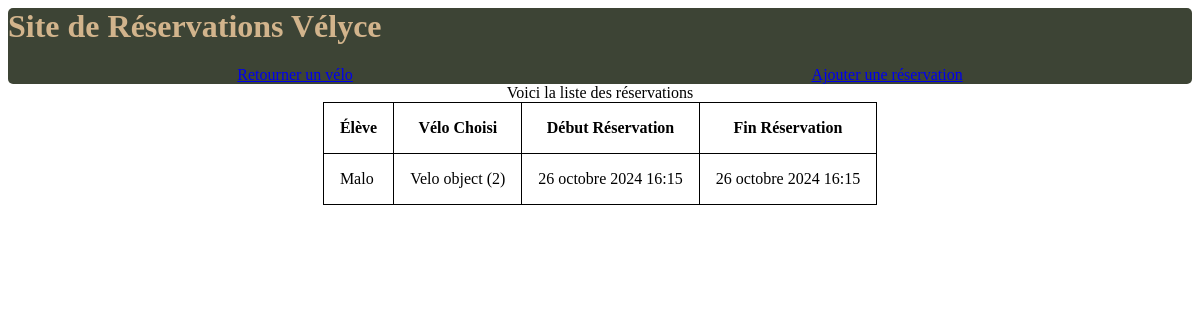
/reservations/, run on an earlier commit of the app's database.
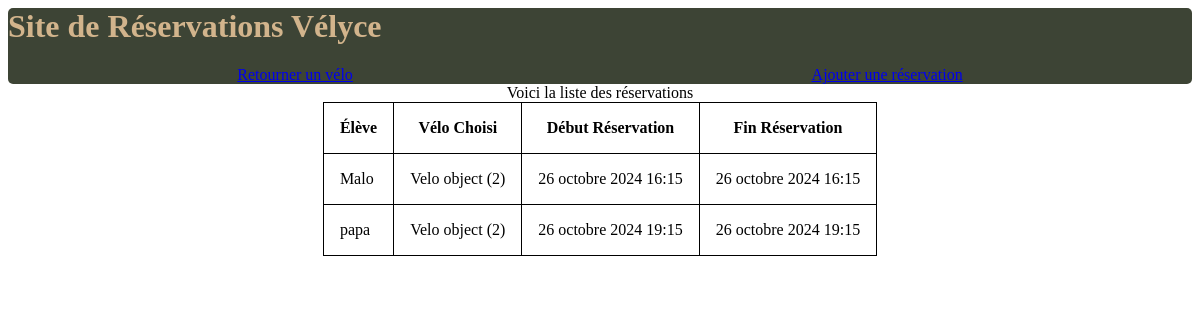
And on a later commit of the database.
### reservations/models.py (models this page shows, shortened)
class Reservation(models.Model):
    velo = models.ForeignKey(Velo, on_delete=models.CASCADE)
    eleve = models.fields.CharField(max_length=100)
    start_time = models.DateTimeField(auto_now_add=True)
    end_time = models.DateTimeField(null=True, blank=True)

class Velo(models.Model):
    VELO_CHOICES = [
        ('Velo1', 'Velo 1'),
        ('Velo2', 'Velo 2'),
    ]
    velo = models.CharField(max_length=5, choices=VELO_CHOICES, default='Velo1')
    est_disponible = models.BooleanField(default=True)

### reservations/views.py (the view)
# urls.py: path('reservations/', views.page_reservations, name='page_reservation'),
def page_reservations(request):
    reservations = Reservation.objects.all()
    return render(request, 'reservations/reservations.html', {'reservations' : reservations})

### reservations/templates/reservations/reservations.html
{% extends 'reservations/base.html' %}
{% block content %}
<header>
   <h1>Site de Réservations Vélyce</h1>
   <nav>
      <a href="{% url 'return_bike' %}">Retourner un vélo</a>
      <a href="{% url 'ajout_reservation'%}">Ajouter une réservation</a>
   </nav>
</header>
<main>
 <table>
   <caption>Voici la liste des réservations</caption>
   <tr>
      <th>Élève</th>
      <th>Vélo Choisi</th>
      <th>Début Réservation</th>
      <th>Fin Réservation</th>
   </tr>
   {% for reservation in reservations%}
   <tr>
      <td>{{reservation.eleve}}</td>
      <td>{{reservation.velo}}</td>
      <td>{{reservation.start_time}}</td>
      <td>{{reservation.end_time}}</td>
   </tr>
   {% endfor %}
 </table>
</main>
 {% endblock %}

What changed in the data, as far as the page shows it:
added Reservation: eleve "papa", velo "Velo object (2)", start_time "26 octobre 2024 19:15", end_time "26 octobre 2024 19:15"
